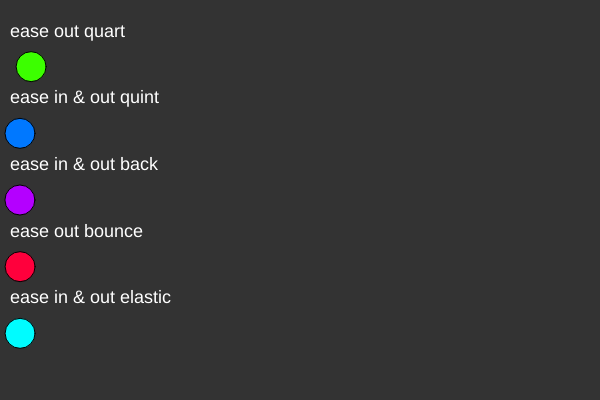
Frame 1 (no input)
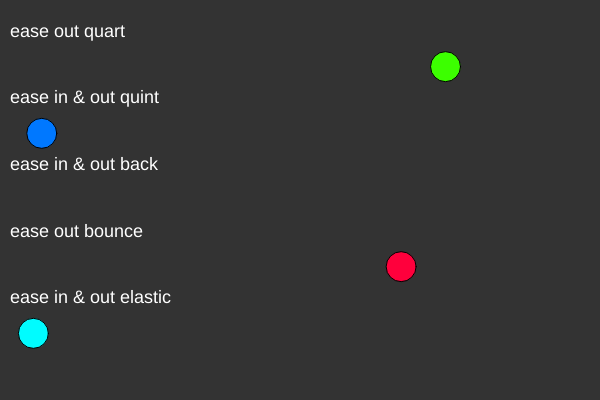
Frame 60 (no input)
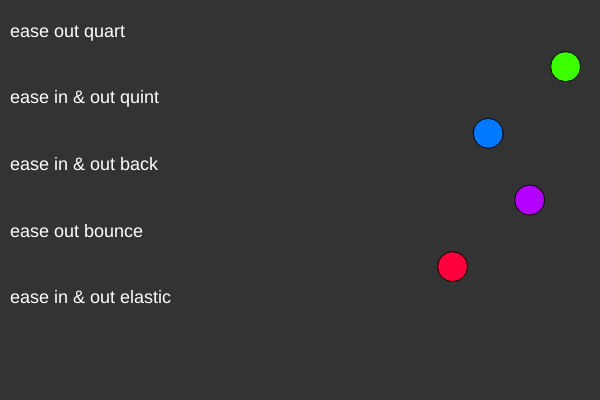
Frame 120 (the mouse pressed at the canvas centre since frame 60)

The p5.js sketch that drew these frames (run headless with seeded random() and noise() and a simulated clock; from frame 60 on, the mouse is pressed at the canvas centre):

// p5.js sketch
// ── sketch.js
/**************
 * Demonstrates animation based on easing functions
 * https://easings.net/
 * 
 * Change slider to vary the speed
 ***************/

let loc1, loc2, loc3, loc4, loc5;
let spacing;

let sliderSpeed;

function setup() {
    createCanvas(600, 400);

    spacing = height / 6;

    loc1 = createVector(20, spacing);
    loc2 = createVector(20, spacing * 2);
    loc3 = createVector(20, spacing * 3);
    loc4 = createVector(20, spacing * 4);
    loc5 = createVector(20, spacing * 5);

    colorMode(HSB, 255);

    sliderSpeed = createSlider(60, 600, 200);

}

function draw() {
    background(51);

    let deltaX = (frameCount % sliderSpeed.value()) / sliderSpeed.value(); // getting time and keeping it between 0 and 1


    // ease out quart
    fill(255);
    textSize(18);
    text('ease out quart', 10, spacing - 30);
    fill(75, 255, 255);
    loc1.x = map(easeOutQuart(deltaX), 0, 1, 20, width - 20);
    ellipse(loc1.x, loc1.y, 30, 30);

    // ease in & out quint
    fill(255);
    textSize(18);
    text('ease in & out quint', 10, spacing * 2 - 30);
    fill(150, 255, 255);
    loc2.x = map(easeInOutQuint(deltaX), 0, 1, 20, width - 20);
    ellipse(loc2.x, loc2.y, 30, 30);

    // ease in & out back
    fill(255);
    textSize(18);
    text('ease in & out back', 10, spacing * 3 - 30);
    fill(200, 255, 255);
    loc3.x = map(easeInOutBack(deltaX), 0, 1, 20, width - 20);
    ellipse(loc3.x, loc3.y, 30, 30);

    // ease out bounce
    fill(255);
    textSize(18);
    text('ease out bounce', 10, spacing * 4 - 30);
    fill(245, 255, 255);
    loc4.x = map(easeOutBounce(deltaX), 0, 1, 20, width - 20);
    ellipse(loc4.x, loc4.y, 30, 30);

    // ease in & out elastic
    fill(255);
    textSize(18);
    text('ease in & out elastic', 10, spacing * 5 - 30);
    fill(128, 255, 255);
    loc5.x = map(easeInOutElastic(deltaX), 0, 1, 20, width - 20);
    ellipse(loc5.x, loc5.y, 30, 30);
}

function easeOutQuart(x) {
    return 1 - pow(1 - x, 4);
}

function easeInOutQuint(x) {
    return x < 0.5 ? 16 * x * x * x * x * x : 1 - pow(-2 * x + 2, 5) / 2;
}

function easeInOutBack(x) {
    const c1 = 1.70158;
    const c2 = c1 * 1.525;

    return x < 0.5
        ? (pow(2 * x, 2) * ((c2 + 1) * 2 * x - c2)) / 2
        : (pow(2 * x - 2, 2) * ((c2 + 1) * (x * 2 - 2) + c2) + 2) / 2;
}

function easeOutBounce(x) {
    const n1 = 7.5625;
    const d1 = 2.75;

    if (x < 1 / d1) {
        return n1 * x * x;
    } else if (x < 2 / d1) {
        return n1 * (x -= 1.5 / d1) * x + 0.75;
    } else if (x < 2.5 / d1) {
        return n1 * (x -= 2.25 / d1) * x + 0.9375;
    } else {
        return n1 * (x -= 2.625 / d1) * x + 0.984375;
    }
}

function easeInOutElastic(x) {
    const c5 = (2 * Math.PI) / 4.5;

    return x === 0
        ? 0
        : x === 1
            ? 1
            : x < 0.5
                ? -(pow(2, 20 * x - 10) * sin((20 * x - 11.125) * c5)) / 2
                : (pow(2, -20 * x + 10) * sin((20 * x - 11.125) * c5)) / 2 + 1;
}
